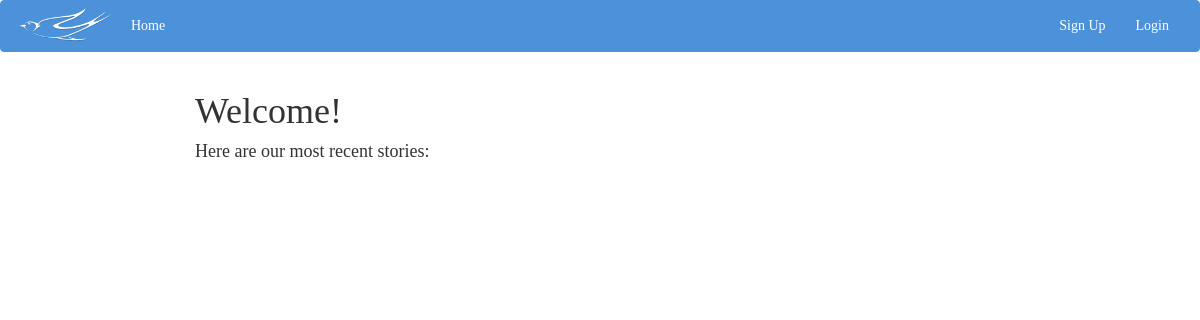
The app's page /, older data.
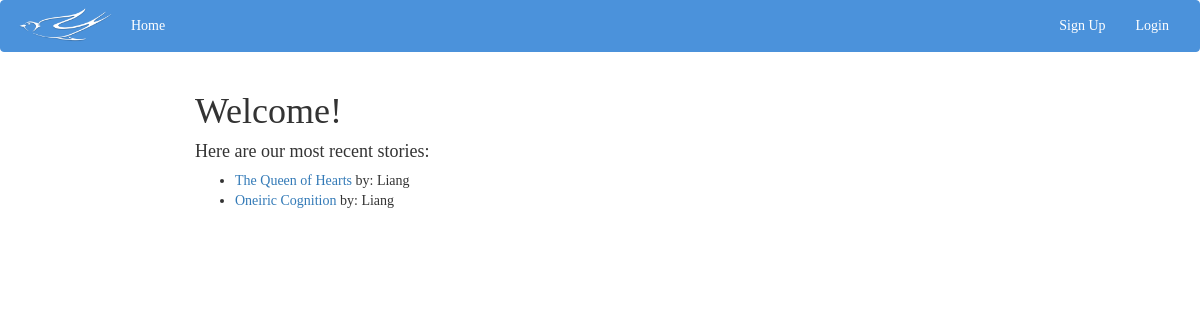
The same page, newer data.
### SwallowTales/models.py (models this page shows, shortened)
class StorySection(models.Model):
    previousSection = models.ForeignKey("self",null = True, blank=True, related_name="children")
    author = models.ForeignKey(User)
    story = models.ForeignKey(Story)
    secName = models.CharField(max_length = 100)
    text = models.TextField()

class Story(models.Model):
    author = models.ForeignKey(User)
    name = models.CharField(max_length = 100)
    LastDate = models.DateTimeField(default=datetime.now)

### SwallowTales/views.py (the view)
# urls.py: url(r'^$', views.startPage, name='home'),
def startPage(request):
    first_sections_list = StorySection.objects.filter(previousSection = None)
    return render(request, 'home.html', {'first_sections_list': first_sections_list})

### SwallowTales/templates/home.html
{% extends "base.html" %}
{% block content %}
<div class="container-fluid" id="muh_stories">
    {% if user.is_authenticated %}
        <h1>Welcome, {{ request.user.username }}!</h1>
    {% else %}
        <h1>Welcome!</h1>
    {% endif %}
    <h4>Here are our most recent stories:</h4>
    <ul>
    {% for section in first_sections_list %}
        <li><a href="{% url 'SwallowTales.views.view_section' section.pk %}">{{ section.story.name }}</a> by: {{ section.author.username }}</li>
    {% endfor %}
    </ul>
</div>
{% endblock content %}

Row changes from the older to the newer data that the page shows:
added StorySection: story.name "The Queen of Hearts", author.username "Liang"
added StorySection: story.name "Oneiric Cognition", author.username "Liang"
